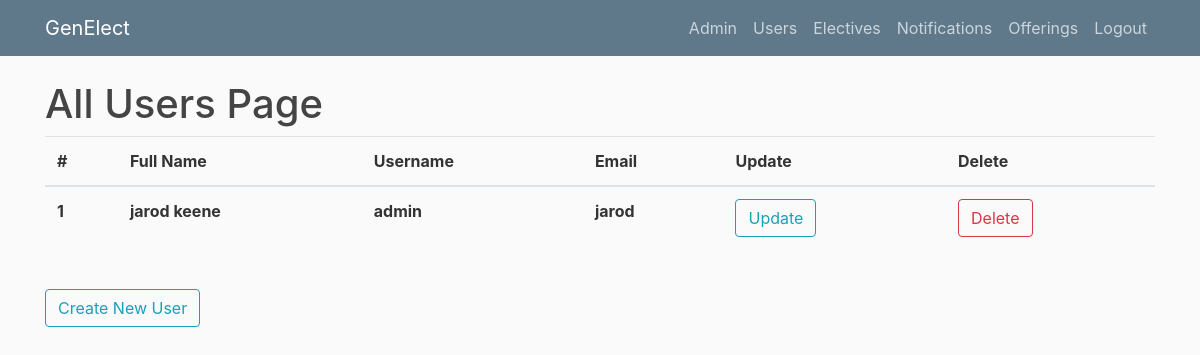
/allusers (signed in), run on an earlier commit of the app's database.
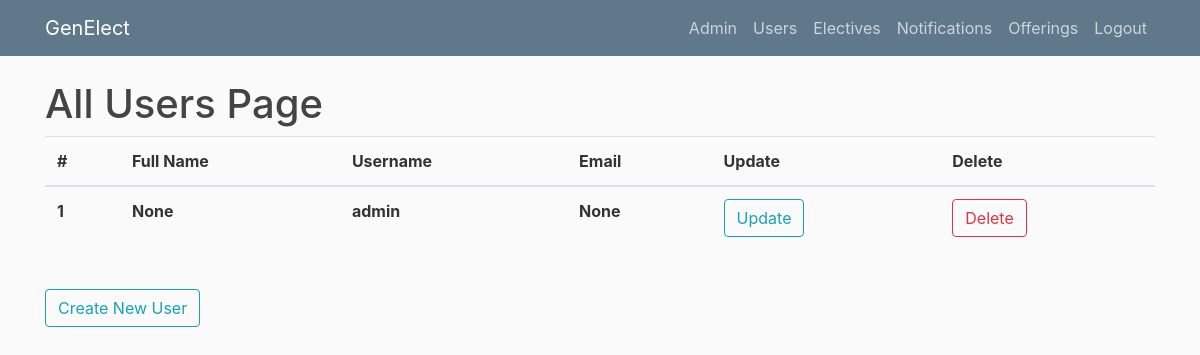
And on a later commit of the database.
### genElect/models.py (models this page shows)
class Base(db.Model):
    __abstract__ = True
    id = db.Column(db.Integer, primary_key=True, autoincrement=True)
    date_created = db.Column(db.DateTime, default=db.func.current_timestamp())
    date_modified = db.Column(db.DateTime, default=db.func.current_timestamp(),
            onupdate=db.func.current_timestamp())

class Users(Base, UserMixin):
    __tablename__ = 'users'
    username = db.Column(db.String(100), unique=True)
    full_name = db.Column(db.String(100))
    email = db.Column(db.String(100))
    role = db.Column(db.String(32), nullable=False)
    password = db.Column(db.String(128))

### genElect/__init__.py (the view)
@app.route("/allusers")
def allusers():
    if current_user.is_authenticated and current_user.role == "admin":
        users = Users.query.all()
        return render_template('allusers.html', users=users)
    else:
        return render_template('denied.html')

### genElect/__init__.py (called while the page is built)
@login_manager.user_loader
def load_user(user_id):
    return Users.query.get(int(user_id))

### genElect/templates/allusers.html
{% extends "layout.html" %}
{% block content %}
    <h1>All Users Page</h1>
	<table class="table">
	  <thead>
	    <tr>
	      <th scope="col">#</th>
	      <th scope="col">Full Name</th>
	      <th scope="col">Username</th>
	      <th scope="col">Email</th>
	      <th scope="col">Update</th>
	      <th scope="col">Delete</th>
	    </tr>
	  </thead>
	  <tbody>
	  	{% for user in users %}
	    <tr>
	      <th scope="row">{{user.id}}</th>
	      <th scope="row">{{user.full_name}}</th>
	      <th scope="row">{{user.username}}</th>
	      <th scope="row">{{user.email}}</th>
	      <th scope="row"><button type="button" onclick="window.location.href = '/edituser/{{user.id}}'" class="btn btn-outline-info">Update</button></th>
	      <th scope="row"><button type="button" onclick="window.location.href = '/deleteuser/{{user.id}}'" class="btn btn-outline-danger">Delete</button></th>
	    </tr>
	    {% endfor %}
	  </tbody>
	</table>
    <br><button type="button" onclick="window.location.href = '/createuser'" class="btn btn-outline-info">Create New User</button>
{% endblock content %}

What changed in the data, as far as the page shows it:
changed Users "admin": full_name "jarod keene" → "None"; email "jarod" → "None"
